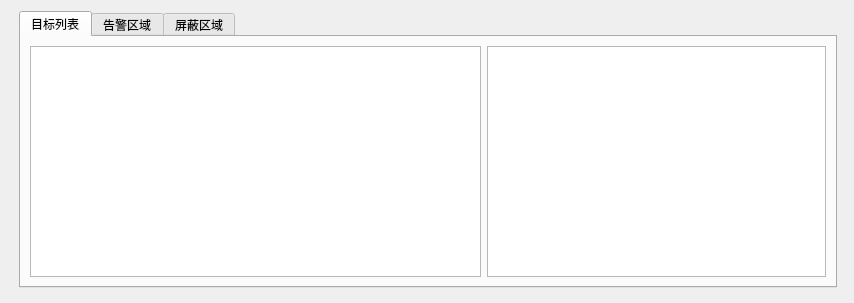
<?xml version="1.0" encoding="UTF-8"?>
<ui version="4.0">
 <class>AlertTable</class>
 <widget class="QWidget" name="AlertTable">
  <property name="geometry">
   <rect>
    <x>0</x>
    <y>0</y>
    <width>854</width>
    <height>303</height>
   </rect>
  </property>
  <property name="windowTitle">
   <string>Form</string>
  </property>
  <layout class="QGridLayout" name="gridLayout">
   <item row="0" column="0">
    <layout class="QVBoxLayout" name="verticalLayout_2" stretch="0">
     <property name="spacing">
      <number>6</number>
     </property>
     <property name="leftMargin">
      <number>8</number>
     </property>
     <property name="rightMargin">
      <number>6</number>
     </property>
     <property name="bottomMargin">
      <number>4</number>
     </property>
     <item>
      <widget class="QTabWidget" name="targetAlertTabWidget">
       <property name="font">
        <font>
         <weight>50</weight>
         <bold>false</bold>
        </font>
       </property>
       <property name="cursor">
        <cursorShape>ArrowCursor</cursorShape>
       </property>
       <property name="autoFillBackground">
        <bool>false</bool>
       </property>
       <property name="tabShape">
        <enum>QTabWidget::Rounded</enum>
       </property>
       <property name="currentIndex">
        <number>0</number>
       </property>
       <widget class="QWidget" name="tab_targetList">
        <property name="enabled">
         <bool>true</bool>
        </property>
        <attribute name="title">
         <string>目标列表</string>
        </attribute>
        <layout class="QHBoxLayout" name="horizontalLayout_12">
         <item>
          <layout class="QHBoxLayout" name="horizontalLayout" stretch="4,3">
           <item>
            <widget class="QTableView" name="table_infraredTargets">
             <property name="iconSize">
              <size>
               <width>0</width>
               <height>0</height>
              </size>
             </property>
            </widget>
           </item>
           <item>
            <widget class="QTableView" name="table_radarTargets"/>
           </item>
          </layout>
         </item>
        </layout>
       </widget>
       <widget class="QWidget" name="tab_alertareaList">
        <attribute name="title">
         <string>告警区域</string>
        </attribute>
        <layout class="QVBoxLayout" name="verticalLayout">
         <item>
          <layout class="QHBoxLayout" name="horizontalLayout_4">
           <item>
            <widget class="QPushButton" name="btn_addAlertArea">
             <property name="text">
              <string>添加</string>
             </property>
             <property name="iconSize">
              <size>
               <width>16</width>
               <height>16</height>
              </size>
             </property>
            </widget>
           </item>
           <item>
            <widget class="QLabel" name="label_startDirection">
             <property name="text">
              <string>起始方位角</string>
             </property>
            </widget>
           </item>
           <item>
            <widget class="QLineEdit" name="lineEdit"/>
           </item>
           <item>
            <widget class="QLabel" name="label_endDirection">
             <property name="text">
              <string>终止方位角</string>
             </property>
            </widget>
           </item>
           <item>
            <widget class="QLineEdit" name="lineEdit_2"/>
           </item>
           <item>
            <widget class="QLabel" name="label_startPitch">
             <property name="text">
              <string>起始俯仰角</string>
             </property>
            </widget>
           </item>
           <item>
            <widget class="QLineEdit" name="lineEdit_3"/>
           </item>
           <item>
            <widget class="QLabel" name="label_endPitch">
             <property name="text">
              <string>终止俯仰角</string>
             </property>
            </widget>
           </item>
           <item>
            <widget class="QLineEdit" name="lineEdit_4"/>
           </item>
           <item>
            <widget class="QPushButton" name="btn_cancelAlertAreas">
             <property name="text">
              <string>取消全部告警区域</string>
             </property>
            </widget>
           </item>
          </layout>
         </item>
         <item>
          <layout class="QVBoxLayout" name="verticalLayout_3">
           <item>
            <widget class="QTableView" name="table_alertAreas"/>
           </item>
          </layout>
         </item>
        </layout>
       </widget>
       <widget class="QWidget" name="tab_ignoreareaList">
        <attribute name="title">
         <string>屏蔽区域</string>
        </attribute>
        <layout class="QVBoxLayout" name="verticalLayout_5">
         <item>
          <layout class="QHBoxLayout" name="horizontalLayout_6">
           <item>
            <widget class="QPushButton" name="btn_addIgnoreArea">
             <property name="text">
              <string>添加</string>
             </property>
            </widget>
           </item>
           <item>
            <widget class="QLabel" name="label_startDirection_2">
             <property name="text">
              <string>起始方位角</string>
             </property>
            </widget>
           </item>
           <item>
            <widget class="QLineEdit" name="lineEdit_5"/>
           </item>
           <item>
            <widget class="QLabel" name="label_endDirection_2">
             <property name="text">
              <string>终止方位角</string>
             </property>
            </widget>
           </item>
           <item>
            <widget class="QLineEdit" name="lineEdit_6"/>
           </item>
           <item>
            <widget class="QLabel" name="label_startPitch_2">
             <property name="text">
              <string>起始俯仰角</string>
             </property>
            </widget>
           </item>
           <item>
            <widget class="QLineEdit" name="lineEdit_7"/>
           </item>
           <item>
            <widget class="QLabel" name="label_endPitch_2">
             <property name="text">
              <string>终止俯仰角</string>
             </property>
            </widget>
           </item>
           <item>
            <widget class="QLineEdit" name="lineEdit_8"/>
           </item>
           <item>
            <widget class="QPushButton" name="btn_cancelIgnoreAreas">
             <property name="text">
              <string>取消全部屏蔽区域</string>
             </property>
             <property name="iconSize">
              <size>
               <width>16</width>
               <height>16</height>
              </size>
             </property>
             <property name="default">
              <bool>false</bool>
             </property>
            </widget>
           </item>
          </layout>
         </item>
         <item>
          <layout class="QVBoxLayout" name="verticalLayout_4">
           <item>
            <widget class="QTableView" name="table_ignoreAreas"/>
           </item>
          </layout>
         </item>
        </layout>
       </widget>
      </widget>
     </item>
    </layout>
   </item>
  </layout>
 </widget>
 <resources/>
 <connections/>
</ui>
